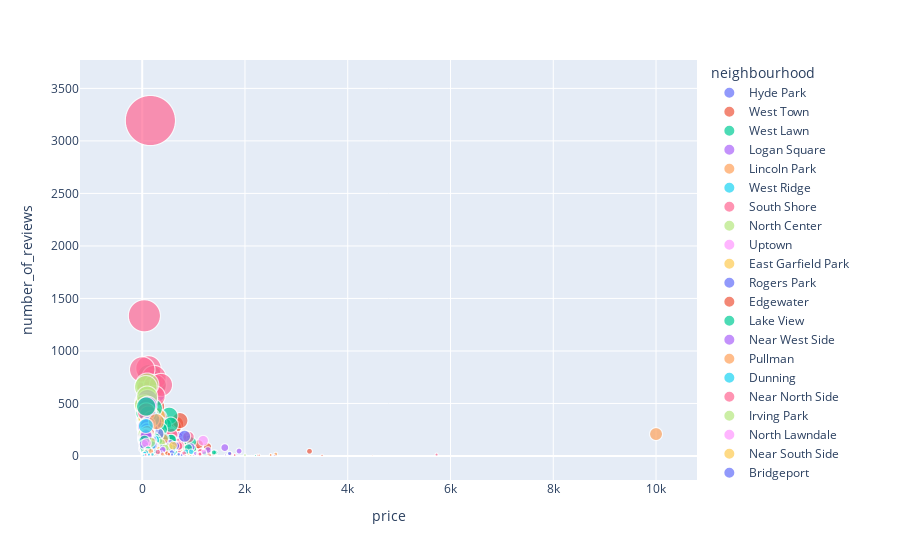

Write notebook code for a chart like this one.
### Markdown cell above
#### observation :the number of reviews on Edison park the largest

### Code cell
px.scatter(df, x='price', y='number_of_reviews',color='neighbourhood',size='number_of_reviews',size_max=50)
